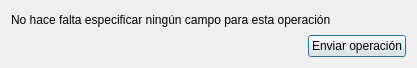
<?xml version="1.0" encoding="UTF-8"?>
<ui version="4.0">
 <class>ClearCache</class>
 <widget class="QDialog" name="ClearCache">
  <property name="geometry">
   <rect>
    <x>0</x>
    <y>0</y>
    <width>417</width>
    <height>68</height>
   </rect>
  </property>
  <property name="windowTitle">
   <string>ClearCache</string>
  </property>
  <layout class="QVBoxLayout" name="verticalLayout">
   <item>
    <widget class="QLabel" name="label">
     <property name="text">
      <string>No hace falta especificar ningún campo para esta operación</string>
     </property>
    </widget>
   </item>
   <item>
    <layout class="QHBoxLayout" name="horizontalLayout_2">
     <item>
      <spacer name="horizontalSpacer_2">
       <property name="orientation">
        <enum>Qt::Orientation::Horizontal</enum>
       </property>
       <property name="sizeHint" stdset="0">
        <size>
         <width>40</width>
         <height>20</height>
        </size>
       </property>
      </spacer>
     </item>
     <item>
      <widget class="QPushButton" name="pushButton_2">
       <property name="text">
        <string>Enviar operación</string>
       </property>
      </widget>
     </item>
    </layout>
   </item>
  </layout>
 </widget>
 <resources/>
 <connections/>
</ui>
